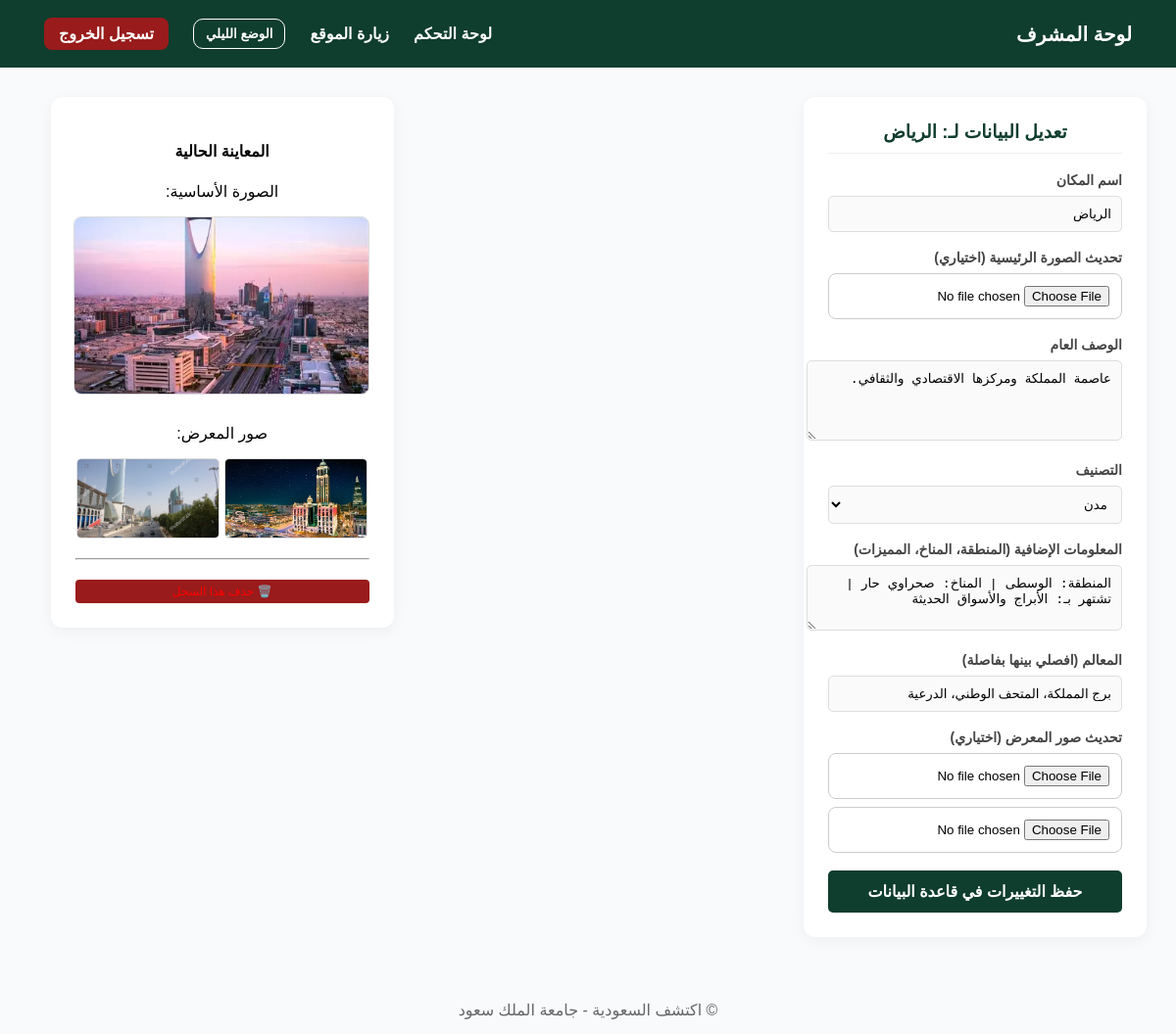
Page /edit.php?id=1 (signed in) on the committed database.
### tables this page shows
CREATE TABLE `places` (
  `id` int(11) NOT NULL,
  `name` varchar(100) NOT NULL,
  `category` varchar(50) NOT NULL,
  `description` text NOT NULL,
  `image` varchar(255) NOT NULL,
  `landmarks` text DEFAULT NULL,
  `info` text DEFAULT NULL,
  `image2` varchar(255) DEFAULT NULL,
  `image3` varchar(255) DEFAULT NULL
);

### edit.php (the view, shortened to what this page needs)
<?php
include("config.php");
$id = isset($_GET['id']) ? intval($_GET['id']) : 0;
$query = "SELECT * FROM places WHERE id = $id";
$result = mysqli_query($conn, $query);
$row = mysqli_fetch_assoc($result);
?>
<!DOCTYPE html>
<html lang="ar" dir="rtl">
<head>
    <link rel="stylesheet" href="css/style.css">
</head>
<body class="admin-body">
<header>
    <div class="logo">لوحة المشرف</div>
    <nav>
        <a href="dashboard.php">لوحة التحكم</a>
        <a href="index.php">زيارة الموقع</a>
        <button class="mode-btn" onclick="toggleMode()">الوضع الليلي</button>
        <a href="logout.php" class="logout-btn">تسجيل الخروج</a>
    </nav>
</header>
<main class="edit-page-container">
    <div class="edit-grid">
        <div class="form-section">
            <div class="card">
                <h3 style="text-align: center;">تعديل البيانات لـ: <?= $row['name'] ?></h3>
                <form method="POST" enctype="multipart/form-data">
                    <div class="form-group">
                        <label>اسم المكان</label>
                        <input type="text" name="name" value="<?= $row['name'] ?>" required>
                    </div>
                    <div class="form-group">
                        <label>تحديث الصورة الرئيسية (اختياري)</label>
                        <input type="file" name="main_image" accept="image/*">
                    </div>
                    <div class="form-group">
                        <label>الوصف العام</label>
                        <textarea name="description" rows="4" required><?= $row['description'] ?></textarea>
                    </div>
                    <div class="form-group">
                        <label>التصنيف</label>
                        <select name="category" required>
                            <option value="city" <?= ($row['category'] == 'city') ? 'selected' : '' ?>>مدن</option>
                        </select>
                    </div>
                    <div class="form-group">
                        <label>المعلومات الإضافية (المنطقة، المناخ، المميزات)</label>
                        <textarea name="info" rows="3"><?= $row['info'] ?></textarea>
                    </div>
                    <div class="form-group">
                        <label>المعالم (افصلي بينها بفاصلة)</label>
                        <input type="text" name="landmarks" value="<?= $row['landmarks'] ?>" required>
                    </div>
                    <div class="form-group">
                        <label>تحديث صور المعرض (اختياري)</label>
                        <input type="file" name="gallery1" class="mb-5" accept="image/*">
                        <input type="file" name="gallery2" accept="image/*">
                    </div>
                    <button type="submit" class="save-btn">حفظ التغييرات في قاعدة البيانات</button>
                </form>
            </div>
        </div>
        <aside class="preview-section">
            <div class="card">
                <h4 style="text-align: center;">المعاينة الحالية</h4>
                <div class="preview-images" style="text-align: center;">
                    <p>الصورة الأساسية:</p>
                    <img src="images/<?= $row['image'] ?>" style="width:100%; border-radius:8px; margin-bottom: 10px;">
                    <p>صور المعرض:</p>
                    <div style="display:flex; gap:5px; justify-content:center;">
                        <img src="images/<?= $row['image2'] ?>" style="width:48%; height:80px; object-fit:cover; border-radius:5px;">
                        <img src="images/<?= $row['image3'] ?>" style="width:48%; height:80px; object-fit:cover; border-radius:5px;">
                    </div>
                </div>
                <hr style="margin: 20px 0;">
                <a href="dashboard.php?delete_id=<?= $row['id'] ?>" class="delete-link" style="color:red; text-decoration:none; display:block; text-align:center;" onclick="return confirm('هل تريد حذف هذا السجل نهائياً؟')">🗑️ حذف هذا السجل</a>
            </div>
        </aside>
    </div>
</main>
<footer>
    © اكتشف السعودية - جامعة الملك سعود
</footer>
</body>
</html>

### css/style.css (style rules this page uses)
body { margin: 0; font-family: Arial, sans-serif; direction: rtl; background-color: #f5f7f6; }
header { width: 100% !important; margin: 0 !important; background-color: #0f3d2e !important; color: white !important; padding: 18px 45px !important; box-sizing: border-box !important; display: flex !important; flex-direction: row !important; align-items: center !important; justify-content: space-between !important; }
nav { display: flex !important; align-items: center !important; gap: 25px !important; }
nav a { color: white !important; text-decoration: none !important; font-weight: bold !important; }
.mode-btn { position: static !important; background: transparent !important; color: white !important; border: 1px solid white !important; padding: 7px 12px !important; border-radius: 10px !important; font-weight: bold !important; }
button { padding: 8px 12px; background-color: #d9b36c; border: none; cursor: pointer; border-radius: 5px; }
.card { background: #eee; width: 300px; padding: 15px; border-radius: 12px; text-align: center; transition: transform 0.3s ease, box-shadow 0.3s ease; box-shadow: 0 2px 8px rgba(0,0,0,0.05); }
.card img { width: 100%; height: 180px; object-fit: cover; border-radius: 8px; }
footer { text-align: center; padding: 15px; margin-top: 20px; color: #666; }
.logo { color: white !important; font-size: 20px !important; font-weight: bold !important; }
.form-group { margin-bottom: 20px; text-align: right; }
.form-group label { display: block; margin-bottom: 8px; font-weight: bold; color: #333; }
.form-group input { width: 100%; padding: 12px; border: 1px solid #ccc; border-radius: 8px; box-sizing: border-box; }
.admin-body { background-color: #f8fafc; }
.delete-link { background-color: #991b1b; color: white; padding: 5px 12px; border-radius: 4px; text-decoration: none; font-size: 12px; }
.logout-btn { background-color: #991b1b; color: white; padding: 7px 15px; border-radius: 8px; text-decoration: none; }
.form-group { margin-bottom: 18px; }
.form-group label { display: block; margin-bottom: 8px; font-weight: bold; font-size: 14px; color: #444; }
.form-group input[type="text"], .form-group textarea, .form-group select { width: 100%; padding: 10px; border: 1px solid #ddd; border-radius: 5px; background-color: #fafafa; }
.save-btn { width: 100%; background-color: #0f3d2e; color: white; padding: 12px; border: none; border-radius: 5px; font-size: 16px; font-weight: bold; cursor: pointer; transition: 0.3s; }
.edit-page-container { padding: 30px; max-width: 1200px; margin: 0 auto; }
.edit-grid { display: grid; grid-template-columns: 2fr 1fr; gap: 25px; direction: rtl; }
.card { background: white; padding: 25px; border-radius: 12px; box-shadow: 0 4px 15px rgba(0,0,0,0.05); }
.card h3 { margin-top: 0; color: #0f3d2e; border-bottom: 1px solid #eee; padding-bottom: 10px; }
.preview-images img { border-radius: 8px; border: 1px solid #ddd; }
.mb-5 { margin-bottom: 8px; }

### rows in the picture
places: name "الرياض", description "عاصمة المملكة ومركزها الاقتصادي والثقافي.", category "مدن", info "المنطقة: الوسطى | المناخ: صحراوي حار | تشتهر بـ: الأبراج والأسواق الحديثة", landmarks "برج المملكة، المتحف الوطني، الدرعية", image (picture), image2 (picture), image3 (picture)
